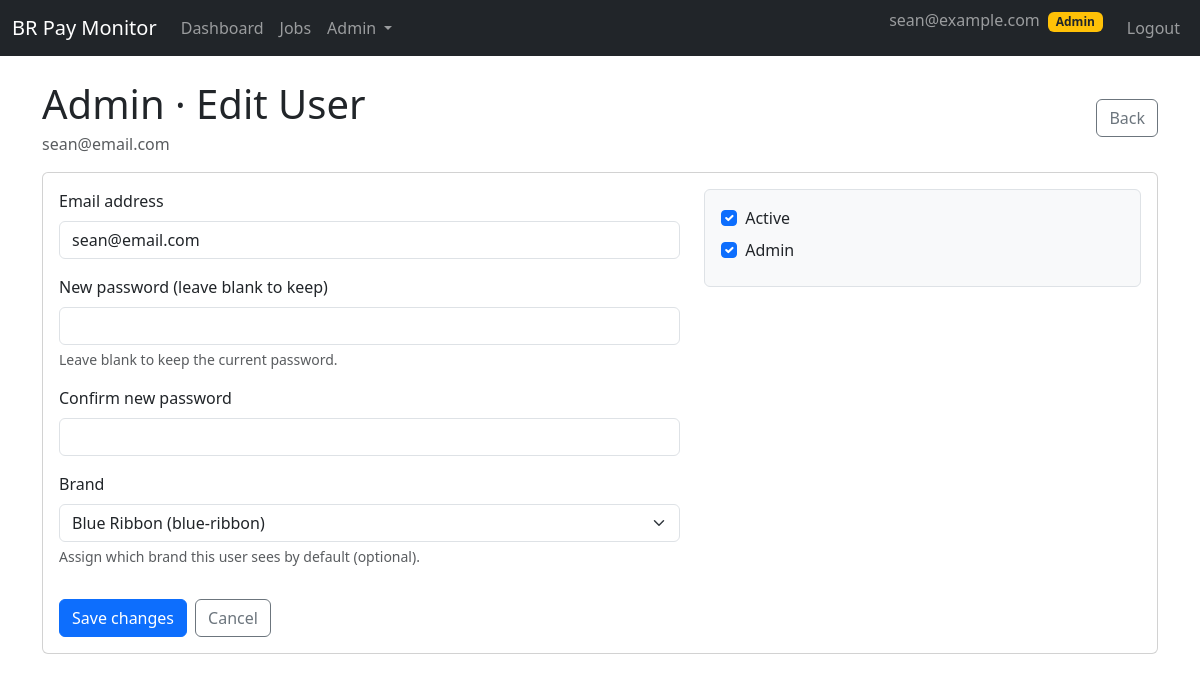
Page /admin/users/2/edit (signed in) on the committed database.
### br_pay_monitor/models.py (models this page shows, shortened)
class User(UserMixin, db.Model):
    __tablename__ = "users"
    id = db.Column(db.Integer, primary_key=True)
    email = db.Column(db.String(255), unique=True, index=True, nullable=False)
    password_hash = db.Column(db.String(255), nullable=False)
    is_admin = db.Column(db.Boolean, default=False, nullable=False)
    is_active = db.Column(db.Boolean, default=True, nullable=False)
    brand_id = db.Column(db.Integer, db.ForeignKey("brands.id"), nullable=True)
    brand = db.relationship("Brand", backref=db.backref("users", lazy="dynamic"))
    created_at = db.Column(db.DateTime, default=datetime.utcnow, nullable=False)

### br_pay_monitor/blueprints/admin/routes.py (the view, shortened to what this page needs)
@bp.route("/users/<int:user_id>/edit", methods=["GET", "POST"])
@login_required
def edit_user(user_id: int):
    _require_admin()
    brand = _current_brand()
    user = User.query.filter_by(id=user_id).first_or_404()
    form = EditUserForm(obj=user)
    form.brand_id.choices = _brand_choices()
    if request.method == "GET":
        form.brand_id.data = user.brand_id or 0
    return render_template(
        "admin/edit_user.html",
        form=form,
        user=user,
        brand=brand,
    )

### br_pay_monitor/blueprints/admin/forms.py
class EditUserForm(FlaskForm):
    email = StringField("Email address", validators=[DataRequired(), Email()])
    password = PasswordField(
        "New password (leave blank to keep)",
        validators=[
            Optional(),
            Length(min=8, message="Password must be at least 8 characters."),
        ],
    )
    confirm_password = PasswordField(
        "Confirm new password",
        validators=[
            Optional(),
            EqualTo("password", message="Passwords must match."),
        ],
    )
    is_admin = BooleanField("Admin")
    is_active = BooleanField("Active")
    brand_id = SelectField(
        "Brand",
        coerce=int,
        validators=[Optional()],
        choices=[],
        description="Assign which brand this user sees by default (optional).",
    )
    submit = SubmitField("Save changes")

### br_pay_monitor/blueprints/admin/routes.py (called while the page is built)
def _require_admin():
    if not current_user.is_authenticated:
        abort(401)
    if not current_user.is_admin:
        abort(403)

def _current_brand() -> Brand:
    return current_user.brand or Brand.get_default_brand()

def _brand_choices():
    brands = Brand.query.order_by(Brand.slug.asc()).all()
    return [(0, "— No brand (default) —")] + [(b.id, f"{b.name} ({b.slug})") for b in brands]

### br_pay_monitor/templates/admin/edit_user.html (shortened to what this page needs)
{% extends "base.html" %}
{% block content %}
<div class="d-flex align-items-center justify-content-between mb-3">
  <div>
    <h1 class="mb-1">Admin · Edit User</h1>
    <div class="text-muted">{{ user.email }}</div>
  </div>
  <div>
    <a class="btn btn-outline-secondary" href="{{ url_for('admin.users') }}">Back</a>
  </div>
</div>
<div class="card">
  <div class="card-body">
    <form method="post">
      <div class="row">
        <div class="col-md-7">
          <div class="mb-3">
            {{ form.email.label(class="form-label") }}
            {{ form.email(class="form-control") }}
          </div>
          <div class="mb-3">
            {{ form.password.label(class="form-label") }}
            {{ form.password(class="form-control") }}
            <div class="form-text">Leave blank to keep the current password.</div>
          </div>
          <div class="mb-3">
            {{ form.confirm_password.label(class="form-label") }}
            {{ form.confirm_password(class="form-control") }}
          </div>
          <div class="mb-3">
            {{ form.brand_id.label(class="form-label") }}
            {{ form.brand_id(class="form-select") }}
            {% if form.brand_id.description %}
              <div class="form-text">{{ form.brand_id.description }}</div>
            {% endif %}
          </div>
        </div>
        <div class="col-md-5">
          <div class="border rounded p-3 bg-light">
            <div class="form-check mb-2">
              {{ form.is_active(class="form-check-input") }}
              {{ form.is_active.label(class="form-check-label") }}
            </div>
            <div class="form-check mb-2">
              {{ form.is_admin(class="form-check-input") }}
              {{ form.is_admin.label(class="form-check-label") }}
            </div>
          </div>
        </div>
      </div>
      <div class="d-flex gap-2 mt-3">
        {{ form.submit(class="btn btn-primary") }}
        <a class="btn btn-outline-secondary" href="{{ url_for('admin.users') }}">Cancel</a>
      </div>
    </form>
  </div>
</div>
{% endblock %}

### br_pay_monitor/templates/base.html (shortened to what this page needs)
<!doctype html>
<html lang="en">
  <head>
    <link
      href="https://cdn.jsdelivr.net/npm/bootstrap@5.3.3/dist/css/bootstrap.min.css"
      rel="stylesheet"
    >
  </head>
  <body>
    <nav class="navbar navbar-expand-lg navbar-dark bg-dark mb-4">
      <div class="container-fluid">
        <a class="navbar-brand" href="{{ url_for('dashboard.index') }}">BR Pay Monitor</a>
        <div class="collapse navbar-collapse" id="navbarNav">
          <ul class="navbar-nav me-auto">
            {% if current_user.is_authenticated %}
            <li class="nav-item">
              <a class="nav-link" href="{{ url_for('dashboard.index') }}">Dashboard</a>
            </li>
            <li class="nav-item">
              <a class="nav-link" href="{{ url_for('dashboard.jobs') }}">Jobs</a>
            </li>
            {% if current_user.is_admin %}
            <li class="nav-item dropdown">
              <a class="nav-link dropdown-toggle"
                 href="#"
                 role="button"
                 data-bs-toggle="dropdown"
                 aria-expanded="false">
                Admin
              </a>
            </li>
            {% endif %}
            {% endif %}
          </ul>
          <ul class="navbar-nav">
            {% if current_user.is_authenticated %}
            <li class="nav-item">
              <span class="navbar-text me-3">
                {{ current_user.email }}
                {% if current_user.is_admin %}
                  <span class="badge bg-warning text-dark ms-1">Admin</span>
                {% endif %}
              </span>
            </li>
            <li class="nav-item">
              <a class="nav-link" href="{{ url_for('auth.logout') }}">Logout</a>
            </li>
            {% else %}
            <li class="nav-item">
              <a class="nav-link" href="{{ url_for('auth.login') }}">Login</a>
            </li>
            {% endif %}
          </ul>
        </div>
      </div>
    </nav>
    <main class="container">
      {% block content %}{% endblock %}
    </main>
  </body>
</html>

### rows in the picture
User: email "sean@example.com"
User: email "sean@email.com", brand_id "Blue Ribbon (blue-ribbon)", is_active "☑", is_admin "☑"
